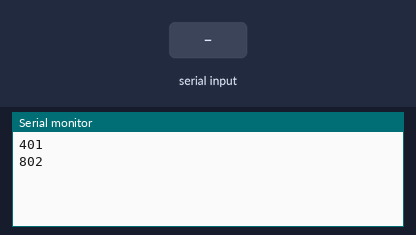
Bench run of a sketch on a simulated Arduino Uno, built with avr-gcc and run on an emulated ATmega328P. Parts: the last lines printed to the serial monitor. The test bench sets the inputs (shaded band).

Above: at 1.2 s.
1.3 s: "1\n" received over Serial
At 2.56 s:
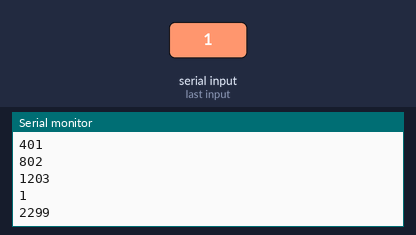
2.8 s: "0\n" received over Serial
At 4.06 s:
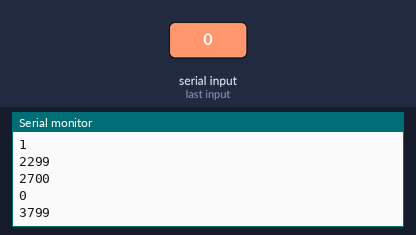
4.3 s: "2\n" received over Serial
At 5.56 s:
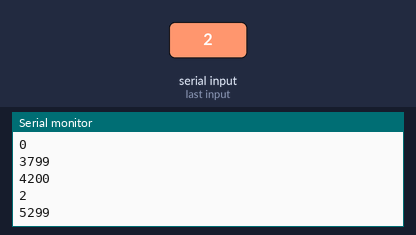
Timing chart, 0 to 7.3 s (numbered marks = the images above; inputs shaded):
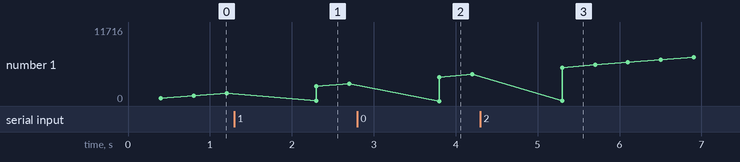

The sketch:

simpleEchoForGUITest.ino
```cpp
void setup() {
  // put your setup code here, to run once:
  Serial.begin(115200);
}


long last = millis();

char buff[100];

void loop() {
  // put your main code here, to run repeatedly:
  if(millis()-last>400){
    Serial.println(millis());
    last = millis();
  }

  if(Serial.available()){
    Serial.readBytesUntil("\n", buff, 100);
    Serial.println(buff);
    for(int i=0; i<100; i++){
      buff[i] = 0x00;
    }
  }
}
```

Measured:
- after the input at 1.3 s, the serial monitor: prints a new line after 1.0 s (image 1)
- after the input at 2.8 s, the serial monitor: prints a new line after 1.0 s (image 2)
- after the input at 4.3 s, the serial monitor: prints a new line after 1.0 s (image 3)
- plotted number 1: 1203 → 2700 after the input at 1.3 s, 2700 → 4200 after the input at 2.8 s, 4200 → 11716 after the input at 4.3 s
